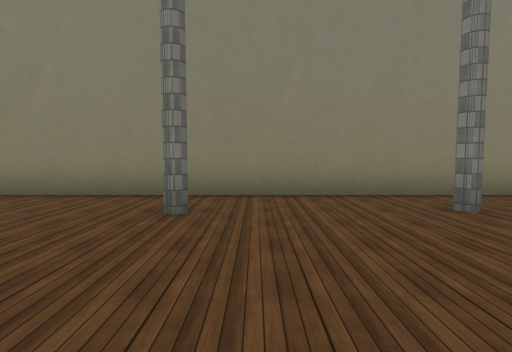
View 1 (above)

19 first-person views from a walk through a scene from a Unity 3-D project. The camera is 1.5 m above the floor, tilts 4° down and sees 80° across. The floor is counted in squares, 2 m on a side. Each view is taken from the middle of a square. On the plan, view 1 faces up. The plan holds only what a view shows up to about 10 squares ahead; the rest is blank. The player character is not drawn. Some animated figures are left out. Some surface patterns are stand-ins.

View 2
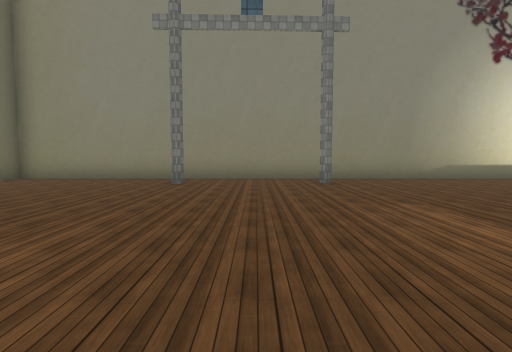

View 3
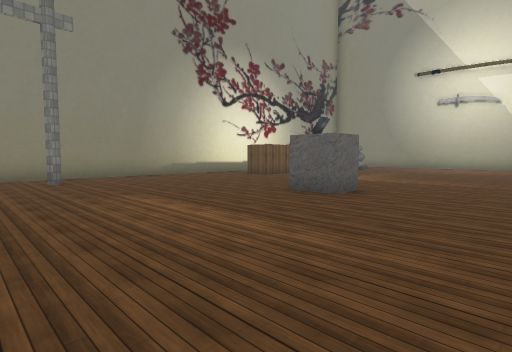

View 4
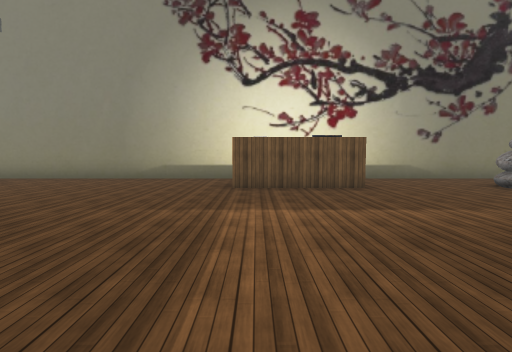

View 5
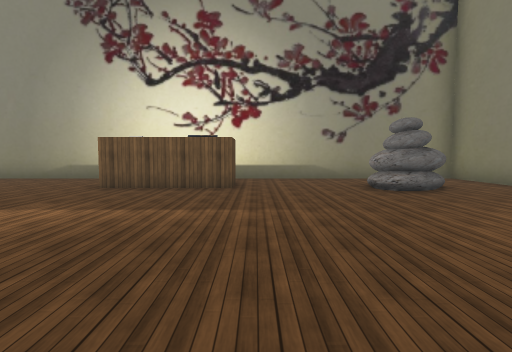

View 6
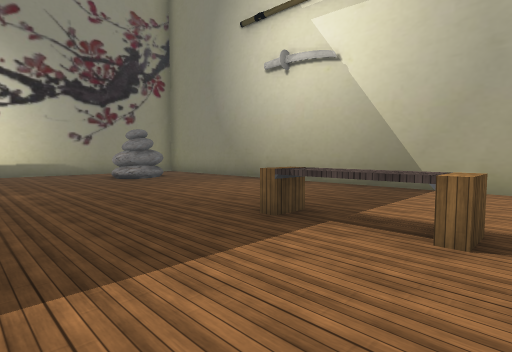

View 7
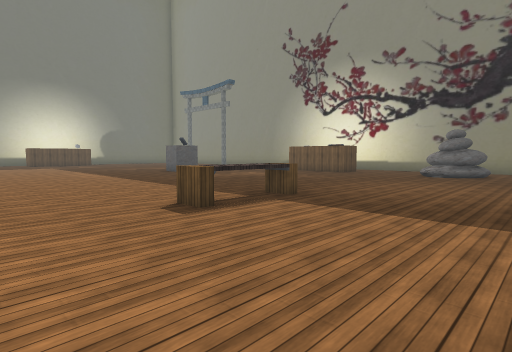

View 8
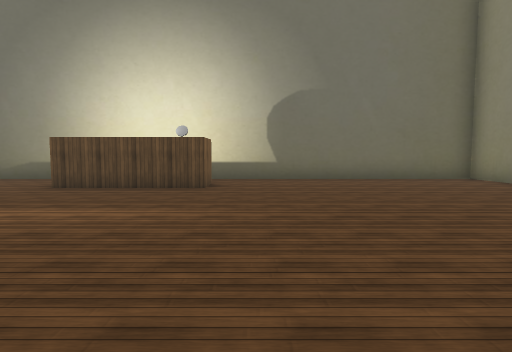

View 9
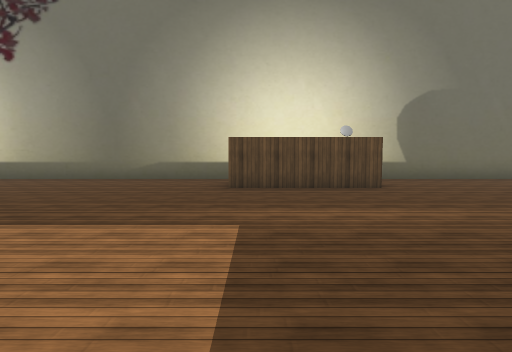

View 10
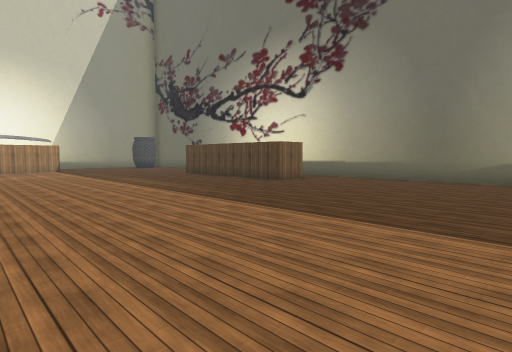

View 11
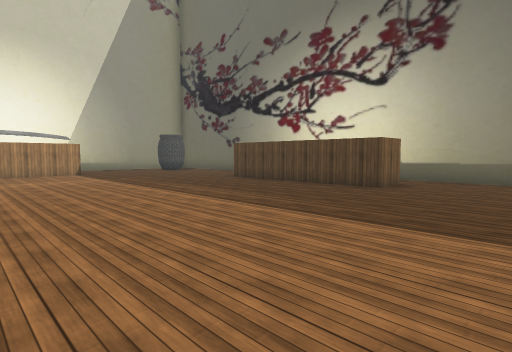

View 12
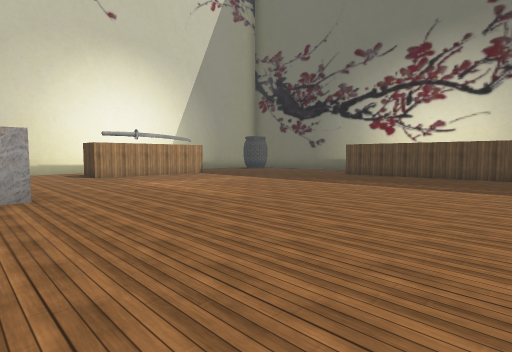

View 13
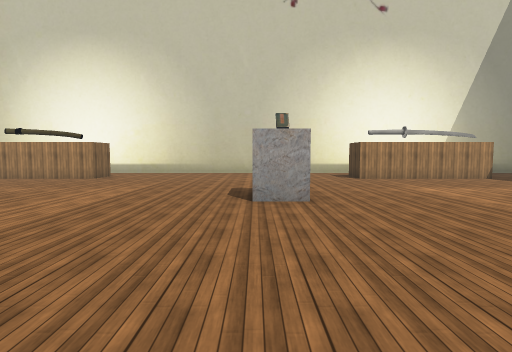

View 14
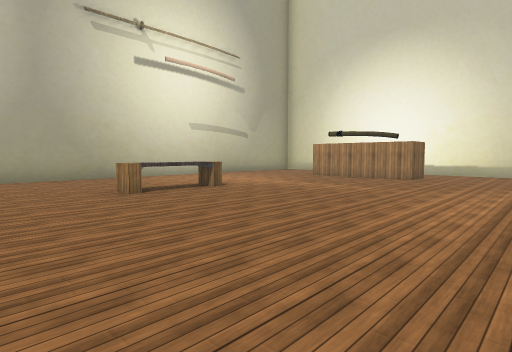

View 15
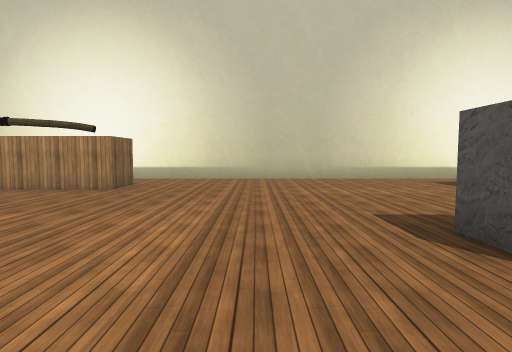

View 16
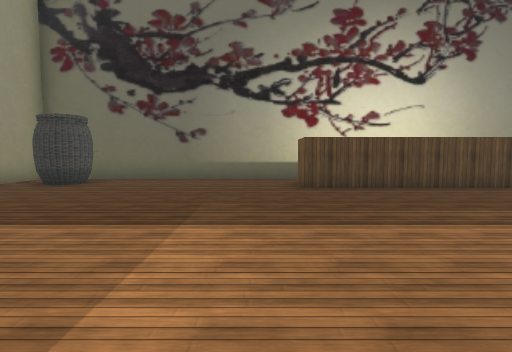

View 17
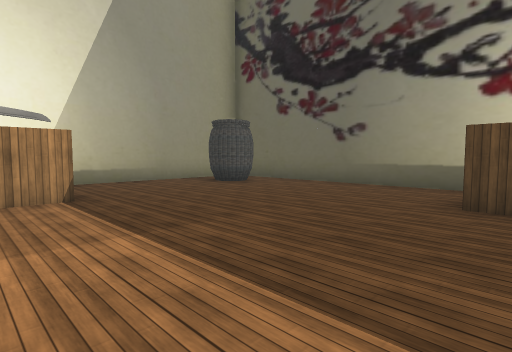

View 18
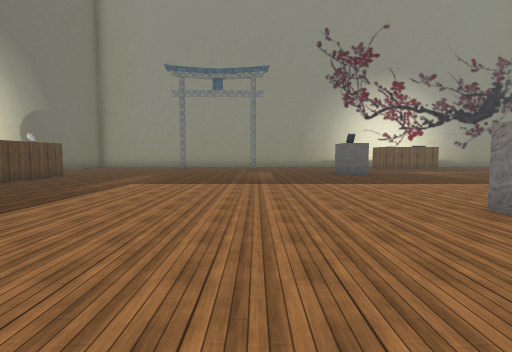

View 19
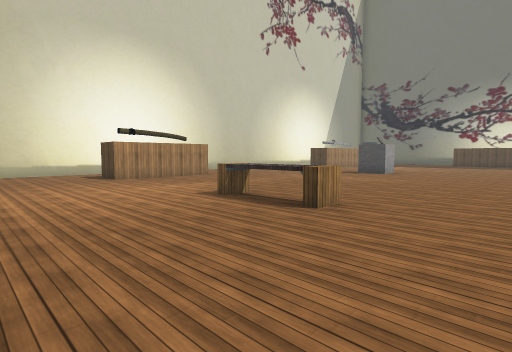

### Floor plan
Points are (right, up) in squares from view 1. A wall is a line through its corners. A room is listed if a view was taken in it or the views show most of it. See-through windows are left out.
Room 1 (views 1, 2, 3, 4, 5, 6, 7, 8, 9, 10, 11, 12, 13, 14, 15, 16, 17, 18, 19)
walls: (-5, -12.8) (-3.9, -12.8) (-3.9, -17.9) (-5, -17.9); (-6.5, -5.8) (-6.5, -13.5); (-5, -2.2) (-3.9, -2.2) (-3.9, -5.6); (12.1, -23.6) (12.1, -22.5) (15.5, -22.5) (15.5, -23.6); (-0.5, -22.5) (3.8, -22.5) (3.8, -23); (12.5, 4) (12.5, 2.8) (9.4, 2.8); (-6.5, -17.6) (-6.5, -24.1); (9.4, 5.7) (-6.5, 5.7) (-6.5, -2.4); (2.6, -25.5) (12.9, -25.5); (19.2, 3.9) (19.2, 5.7) (12.4, 5.7); (17.2, -25.5) (18, -25.5); (-6.2, -25.5) (-1.1, -25.5)
objects: other object (-5, -24); other object (7, -19) to (7, -18); other object (7, -10) to (7, -9); other object (7, -2) to (7, -1); bench (15, -17) to (15, -16); bench (15, -6) to (15, -5); rock (16, 3) to (17, 4)

Positions as (right, up) in squares from view 1, and headings:
1: (0, 0), facing up
2: (1, -4), facing up
3: (1, -5), facing up-right
4: (10, -4), facing up
5: (13, -4), facing up
6: (12, -7), facing up-right
7: (19, -9), facing up-left
8: (3, -1), facing left
9: (3, -5), facing left
10: (3, -7), facing down-left
11: (3, -10), facing down-left
12: (7, -12), facing down-left
13: (7, -13), facing down
14: (9, -13), facing down-right
15: (9, -16), facing down
16: (3, -19), facing left
17: (1, -17), facing down-left
18: (3, -13), facing up
19: (19, -13), facing down-left
